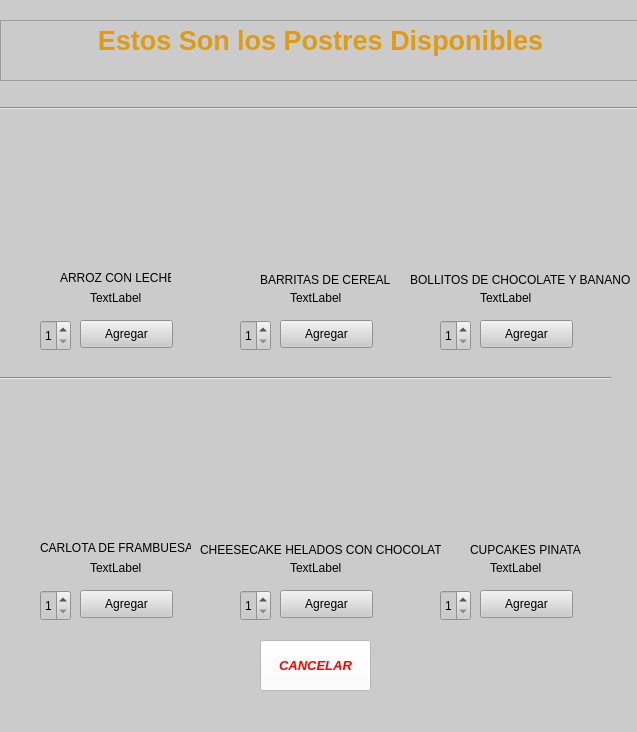
<?xml version="1.0" encoding="UTF-8"?>
<ui version="4.0">
 <class>MainWindow</class>
 <widget class="QMainWindow" name="MainWindow">
  <property name="geometry">
   <rect>
    <x>0</x>
    <y>0</y>
    <width>637</width>
    <height>732</height>
   </rect>
  </property>
  <property name="windowTitle">
   <string>TEC EATS - Postres</string>
  </property>
  <property name="styleSheet">
   <string notr="true">background-color: rgb(203, 203, 203);</string>
  </property>
  <widget class="QWidget" name="centralwidget">
   <widget class="QPushButton" name="P4A">
    <property name="geometry">
     <rect>
      <x>80</x>
      <y>590</y>
      <width>93</width>
      <height>28</height>
     </rect>
    </property>
    <property name="text">
     <string>Agregar</string>
    </property>
   </widget>
   <widget class="QPushButton" name="P3A">
    <property name="geometry">
     <rect>
      <x>480</x>
      <y>320</y>
      <width>93</width>
      <height>28</height>
     </rect>
    </property>
    <property name="text">
     <string>Agregar</string>
    </property>
   </widget>
   <widget class="Line" name="line_2">
    <property name="geometry">
     <rect>
      <x>0</x>
      <y>370</y>
      <width>611</width>
      <height>16</height>
     </rect>
    </property>
    <property name="orientation">
     <enum>Qt::Horizontal</enum>
    </property>
   </widget>
   <widget class="QLabel" name="PS1">
    <property name="geometry">
     <rect>
      <x>60</x>
      <y>270</y>
      <width>111</width>
      <height>16</height>
     </rect>
    </property>
    <property name="text">
     <string>ARROZ CON LECHE</string>
    </property>
   </widget>
   <widget class="QLabel" name="P4">
    <property name="geometry">
     <rect>
      <x>90</x>
      <y>560</y>
      <width>55</width>
      <height>16</height>
     </rect>
    </property>
    <property name="text">
     <string>TextLabel</string>
    </property>
   </widget>
   <widget class="QSpinBox" name="P1C">
    <property name="geometry">
     <rect>
      <x>40</x>
      <y>320</y>
      <width>31</width>
      <height>31</height>
     </rect>
    </property>
    <property name="minimum">
     <number>1</number>
    </property>
   </widget>
   <widget class="QPushButton" name="P5A">
    <property name="geometry">
     <rect>
      <x>280</x>
      <y>590</y>
      <width>93</width>
      <height>28</height>
     </rect>
    </property>
    <property name="text">
     <string>Agregar</string>
    </property>
   </widget>
   <widget class="QLabel" name="label">
    <property name="geometry">
     <rect>
      <x>50</x>
      <y>140</y>
      <width>131</width>
      <height>121</height>
     </rect>
    </property>
    <property name="styleSheet">
     <string notr="true">border-image: url(:/p1/P1.jpg);</string>
    </property>
    <property name="text">
     <string/>
    </property>
   </widget>
   <widget class="QLabel" name="Entradas">
    <property name="geometry">
     <rect>
      <x>250</x>
      <y>140</y>
      <width>131</width>
      <height>121</height>
     </rect>
    </property>
    <property name="styleSheet">
     <string notr="true">border-image: url(:/p2/P2.jpg);</string>
    </property>
    <property name="text">
     <string/>
    </property>
   </widget>
   <widget class="QSpinBox" name="P4C">
    <property name="geometry">
     <rect>
      <x>40</x>
      <y>590</y>
      <width>31</width>
      <height>31</height>
     </rect>
    </property>
    <property name="minimum">
     <number>1</number>
    </property>
   </widget>
   <widget class="QLabel" name="label_6">
    <property name="geometry">
     <rect>
      <x>450</x>
      <y>410</y>
      <width>131</width>
      <height>121</height>
     </rect>
    </property>
    <property name="styleSheet">
     <string notr="true">border-image: url(:/p6/P6.jpg);</string>
    </property>
    <property name="text">
     <string/>
    </property>
   </widget>
   <widget class="Line" name="line">
    <property name="geometry">
     <rect>
      <x>0</x>
      <y>100</y>
      <width>641</width>
      <height>16</height>
     </rect>
    </property>
    <property name="orientation">
     <enum>Qt::Horizontal</enum>
    </property>
   </widget>
   <widget class="QLabel" name="PS3">
    <property name="geometry">
     <rect>
      <x>410</x>
      <y>270</y>
      <width>221</width>
      <height>20</height>
     </rect>
    </property>
    <property name="text">
     <string>BOLLITOS DE CHOCOLATE Y BANANO</string>
    </property>
   </widget>
   <widget class="QLabel" name="P3">
    <property name="geometry">
     <rect>
      <x>480</x>
      <y>290</y>
      <width>55</width>
      <height>16</height>
     </rect>
    </property>
    <property name="text">
     <string>TextLabel</string>
    </property>
   </widget>
   <widget class="QLabel" name="P2">
    <property name="geometry">
     <rect>
      <x>290</x>
      <y>290</y>
      <width>55</width>
      <height>16</height>
     </rect>
    </property>
    <property name="text">
     <string>TextLabel</string>
    </property>
   </widget>
   <widget class="QLabel" name="label_5">
    <property name="geometry">
     <rect>
      <x>250</x>
      <y>410</y>
      <width>131</width>
      <height>121</height>
     </rect>
    </property>
    <property name="styleSheet">
     <string notr="true">border-image: url(:/p5/P5.jpg);</string>
    </property>
    <property name="text">
     <string/>
    </property>
   </widget>
   <widget class="QLabel" name="label_4">
    <property name="geometry">
     <rect>
      <x>50</x>
      <y>410</y>
      <width>131</width>
      <height>121</height>
     </rect>
    </property>
    <property name="styleSheet">
     <string notr="true">border-image: url(:/p4/P4.jpg);</string>
    </property>
    <property name="text">
     <string/>
    </property>
   </widget>
   <widget class="QLabel" name="PS5">
    <property name="geometry">
     <rect>
      <x>200</x>
      <y>540</y>
      <width>241</width>
      <height>20</height>
     </rect>
    </property>
    <property name="text">
     <string>CHEESECAKE HELADOS CON CHOCOLATE</string>
    </property>
   </widget>
   <widget class="QSpinBox" name="P5C">
    <property name="geometry">
     <rect>
      <x>240</x>
      <y>590</y>
      <width>31</width>
      <height>31</height>
     </rect>
    </property>
    <property name="minimum">
     <number>1</number>
    </property>
   </widget>
   <widget class="QSpinBox" name="P6C">
    <property name="geometry">
     <rect>
      <x>440</x>
      <y>590</y>
      <width>31</width>
      <height>31</height>
     </rect>
    </property>
    <property name="minimum">
     <number>1</number>
    </property>
   </widget>
   <widget class="QSpinBox" name="P2C">
    <property name="geometry">
     <rect>
      <x>240</x>
      <y>320</y>
      <width>31</width>
      <height>31</height>
     </rect>
    </property>
    <property name="minimum">
     <number>1</number>
    </property>
    <property name="value">
     <number>1</number>
    </property>
   </widget>
   <widget class="QLabel" name="P1">
    <property name="geometry">
     <rect>
      <x>90</x>
      <y>290</y>
      <width>55</width>
      <height>16</height>
     </rect>
    </property>
    <property name="text">
     <string>TextLabel</string>
    </property>
   </widget>
   <widget class="QPushButton" name="cancel">
    <property name="geometry">
     <rect>
      <x>260</x>
      <y>640</y>
      <width>111</width>
      <height>51</height>
     </rect>
    </property>
    <property name="font">
     <font>
      <pointsize>10</pointsize>
      <weight>75</weight>
      <italic>true</italic>
      <bold>true</bold>
     </font>
    </property>
    <property name="styleSheet">
     <string notr="true">background-color: rgb(255, 255, 255);
color: rgb(255, 0, 0);
border-color: rgb(255, 0, 0);</string>
    </property>
    <property name="text">
     <string>CANCELAR</string>
    </property>
   </widget>
   <widget class="QPushButton" name="P6A">
    <property name="geometry">
     <rect>
      <x>480</x>
      <y>590</y>
      <width>93</width>
      <height>28</height>
     </rect>
    </property>
    <property name="text">
     <string>Agregar</string>
    </property>
   </widget>
   <widget class="QSpinBox" name="P3C">
    <property name="geometry">
     <rect>
      <x>440</x>
      <y>320</y>
      <width>31</width>
      <height>31</height>
     </rect>
    </property>
    <property name="minimum">
     <number>1</number>
    </property>
   </widget>
   <widget class="QLabel" name="PS4">
    <property name="geometry">
     <rect>
      <x>40</x>
      <y>540</y>
      <width>151</width>
      <height>16</height>
     </rect>
    </property>
    <property name="text">
     <string>CARLOTA DE FRAMBUESA</string>
    </property>
   </widget>
   <widget class="QLabel" name="P5">
    <property name="geometry">
     <rect>
      <x>290</x>
      <y>560</y>
      <width>55</width>
      <height>16</height>
     </rect>
    </property>
    <property name="text">
     <string>TextLabel</string>
    </property>
   </widget>
   <widget class="QLabel" name="label_3">
    <property name="geometry">
     <rect>
      <x>450</x>
      <y>140</y>
      <width>131</width>
      <height>121</height>
     </rect>
    </property>
    <property name="styleSheet">
     <string notr="true">border-image: url(:/p3/P3.jpg);</string>
    </property>
    <property name="text">
     <string/>
    </property>
   </widget>
   <widget class="QLabel" name="PS2">
    <property name="geometry">
     <rect>
      <x>260</x>
      <y>270</y>
      <width>131</width>
      <height>20</height>
     </rect>
    </property>
    <property name="text">
     <string>BARRITAS DE CEREAL</string>
    </property>
   </widget>
   <widget class="QPushButton" name="P1A">
    <property name="geometry">
     <rect>
      <x>80</x>
      <y>320</y>
      <width>93</width>
      <height>28</height>
     </rect>
    </property>
    <property name="text">
     <string>Agregar</string>
    </property>
   </widget>
   <widget class="QPushButton" name="P2A">
    <property name="geometry">
     <rect>
      <x>280</x>
      <y>320</y>
      <width>93</width>
      <height>28</height>
     </rect>
    </property>
    <property name="text">
     <string>Agregar</string>
    </property>
   </widget>
   <widget class="QTextEdit" name="textEdit">
    <property name="enabled">
     <bool>false</bool>
    </property>
    <property name="geometry">
     <rect>
      <x>0</x>
      <y>20</y>
      <width>641</width>
      <height>61</height>
     </rect>
    </property>
    <property name="styleSheet">
     <string notr="true">color: rgb(221, 156, 18)</string>
    </property>
    <property name="html">
     <string>&lt;!DOCTYPE HTML PUBLIC &quot;-//W3C//DTD HTML 4.0//EN&quot; &quot;http://www.w3.org/TR/REC-html40/strict.dtd&quot;&gt;
&lt;html&gt;&lt;head&gt;&lt;meta name=&quot;qrichtext&quot; content=&quot;1&quot; /&gt;&lt;style type=&quot;text/css&quot;&gt;
p, li { white-space: pre-wrap; }
&lt;/style&gt;&lt;/head&gt;&lt;body style=&quot; font-family:'MS Shell Dlg 2'; font-size:7.8pt; font-weight:400; font-style:normal;&quot;&gt;
&lt;p align=&quot;center&quot; style=&quot; margin-top:0px; margin-bottom:0px; margin-left:0px; margin-right:0px; -qt-block-indent:0; text-indent:0px;&quot;&gt;&lt;span style=&quot; font-size:20pt; font-weight:600;&quot;&gt;Estos Son los Postres Disponibles&lt;/span&gt;&lt;/p&gt;&lt;/body&gt;&lt;/html&gt;</string>
    </property>
   </widget>
   <widget class="QLabel" name="P6">
    <property name="geometry">
     <rect>
      <x>490</x>
      <y>560</y>
      <width>55</width>
      <height>16</height>
     </rect>
    </property>
    <property name="text">
     <string>TextLabel</string>
    </property>
   </widget>
   <widget class="QLabel" name="PS6">
    <property name="geometry">
     <rect>
      <x>470</x>
      <y>540</y>
      <width>111</width>
      <height>20</height>
     </rect>
    </property>
    <property name="text">
     <string>CUPCAKES PINATA</string>
    </property>
   </widget>
  </widget>
  <widget class="QStatusBar" name="statusbar"/>
 </widget>
 <resources>
  <include location="P1.qrc"/>
  <include location="P2.qrc"/>
  <include location="P3.qrc"/>
  <include location="P4.qrc"/>
  <include location="P5.qrc"/>
  <include location="P6.qrc"/>
 </resources>
 <connections/>
</ui>
